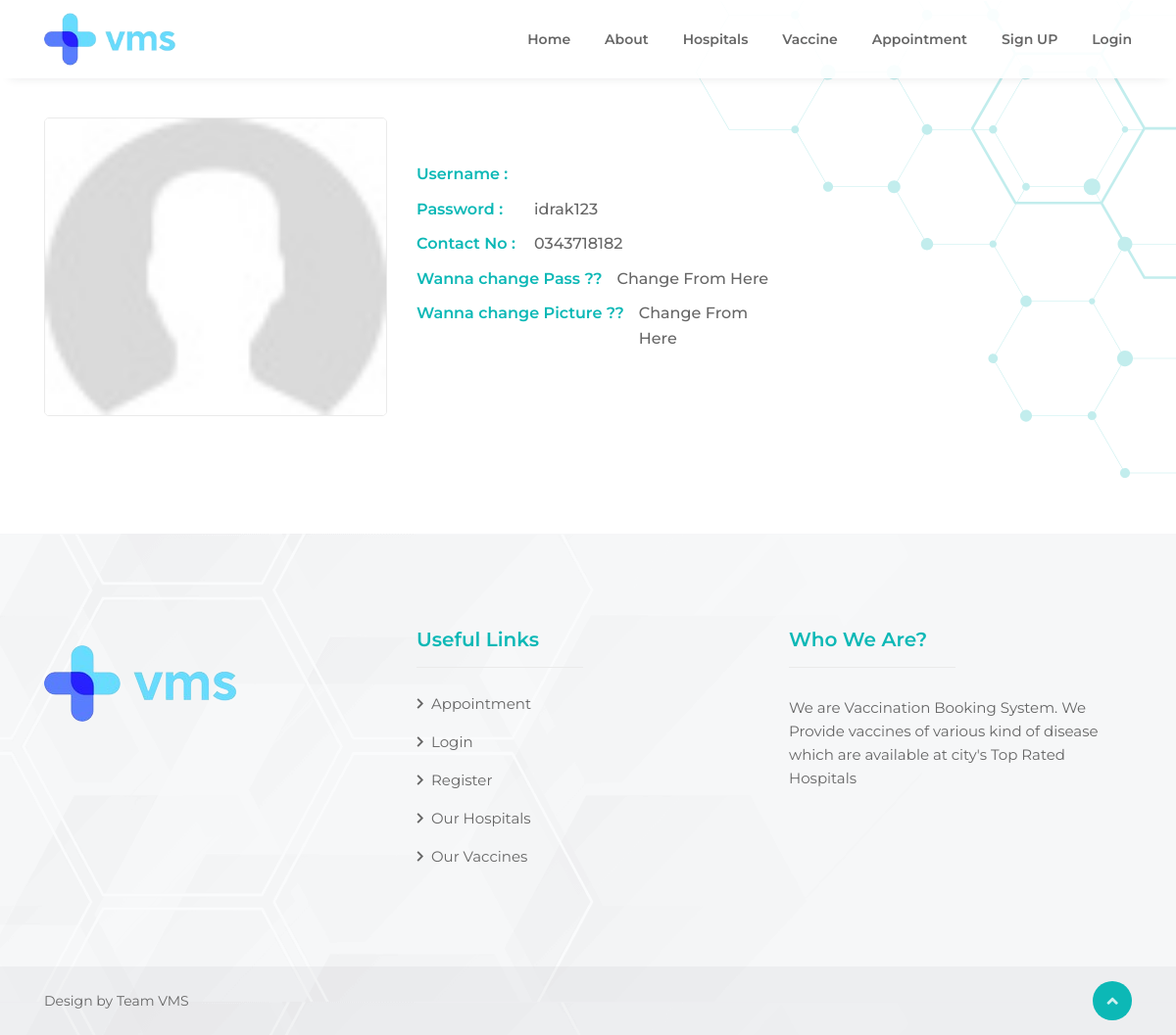
The page /USER/profile.php?id=Idrak on the database its author committed.
### tables this page shows
CREATE TABLE `users` (
  `ID` int(11) NOT NULL,
  `ROLE_ID_FK` int(11) NOT NULL,
  `USERNAME` varchar(30) NOT NULL,
  `PASSWORD` varchar(40) NOT NULL,
  `CONTACT` varchar(40) NOT NULL,
  `USER_IMAGE` varchar(50) NOT NULL
);

### USER/profile.php (the view)
<?php include('header.php');
include('connection.php');
$i = $_GET['id'];
$query = "select * from users where USERNAME='$i'";
$res = mysqli_query($con, $query);
$data = mysqli_fetch_assoc($res); ?>
<div class="st-content">
  <section class="st-shape-wrap">
    <div class="st-shape6">
      <img src="assets/img/shape/contact-shape3.svg" alt="shape3">
    </div>
    <div class="st-height-b120 st-height-lg-b80"></div>
    <div class="container">
      <div class="row">
        <div class="col-xl-4 col-lg-3">
          <div class="st-doctors-info-left">
            <div class="st-member st-style1 st-zoom">
              <div class="st-member-img">
                <img src="<?php echo $data['USER_IMAGE'] ?>" alt="" class="st-zoom-in">
              </div>
            </div>
          </div>
        </div>
        <div class="col-xl-8 col-lg-9">
          <div class="st-height-b25 st-height-lg-b25"></div>
          <div class="st-doctors-info-right">
            <div class="st-height-b20 st-height-lg-b20"></div>
            <ul class="st-doctors-special st-mp0">
              <li><b>Username :</b><span><?php echo $_SESSION['USER_NAME'] ?></span></li>
            </ul>
            <ul class="st-doctors-special st-mp0">
              <li><b>Password : </b><span><?php echo $data['PASSWORD'] ?></span></li>
            </ul>
            <ul class="st-doctors-special st-mp0">
              <li><b>Contact No : </b><span><?php echo $data['CONTACT'] ?></span></li>
            </ul>
            <ul class="st-doctors-special st-mp0">
              <li><b>Wanna change Pass ?? </b><a href="profile_pass_changeform.php?id=<?php echo $data['ID'] ?>">Change From Here</a></li>
            </ul>
            <ul class="st-doctors-special st-mp0">
              <li><b>Wanna change Picture ?? </b><a href="profile_pic_changeform.php?id=<?php echo $data['ID'] ?>">Change From Here</a></li>
            </ul>
            <div class="st-height-b30 st-height-lg-b30"></div>
          </div>
        </div>
      </div>
    </div>
    <div class="st-height-b120 st-height-lg-b80"></div>
  </section>
</div>
<?php include('footer.php') ?>

### USER/assets/css/textRotate.css (style rules this page uses)
*, *::after, *::before { -webkit-box-sizing: border-box; -moz-box-sizing: border-box; box-sizing: border-box; }
html * { -webkit-font-smoothing: antialiased; -moz-osx-font-smoothing: grayscale; }
html { font-size: 62.5%; }
body { font-size: 1.6rem; font-family: sans-serif; color: #aebcb9; background-color: #0d0d0d; }
a { text-decoration: none; }

### rows shown on the page
users: USER_IMAGE (placeholder picture), PASSWORD "idrak123", CONTACT "0343718182"
